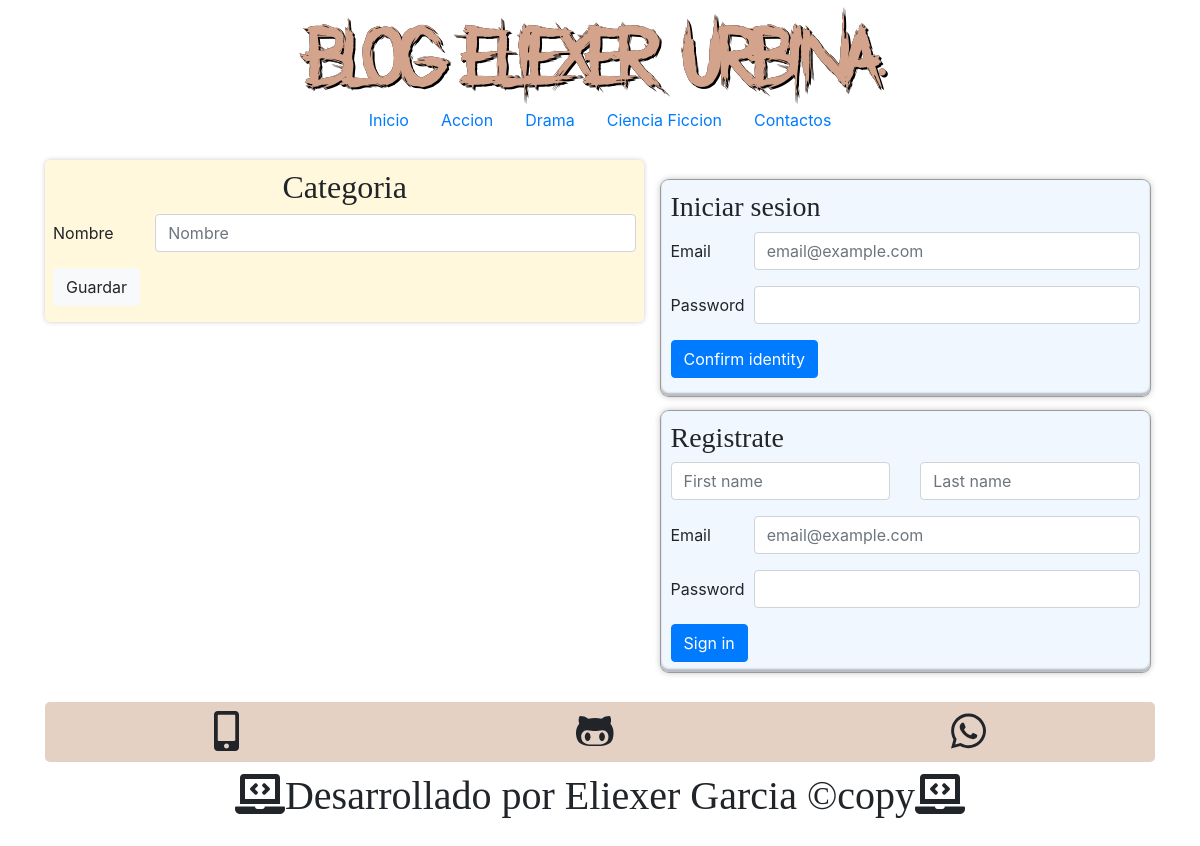
Screenshot of /crearcategory.php with the database file from the repository.
### tables this page shows
CREATE TABLE categorias (
   id          int(255) auto_increment not null,
   nombre      varchar(100) not null,
   CONSTRAINT pk_categorias PRIMARY KEY (id)
   );

### include/helper.php (called while the page is built, shortened)
<?php
function conseguirCategorias($conectar){
	$sql = "SELECT * FROM categorias ORDER BY id ASC;";
	$categorias = mysqli_query($conectar, $sql);
	$resultado = array();
	if($categorias && mysqli_num_rows($categorias) >= 1){
		$resultado = $categorias;
	}
	return $resultado;
}
?>

### include/encabezado.php (the view, shortened to what this page needs)
<?php require_once 'conexion.php'; ?>
<?php  require_once 'helper.php'; ?>
<!DOCTYPE html>
<html lang="en">
<head>
   <link rel="stylesheet" href="inicio.css">
   <link rel="stylesheet" href="https://stackpath.bootstrapcdn.com/bootstrap/4.4.1/css/bootstrap.min.css"
>
</head>
<body>
   <div class="container contenedor">
   <header id="cabecera" class="text-center">
      <h1 class = "logo">
         BLog Eliexer Urbina.
      </h1>
   </header>
   <nav id="menu">
      <ul class="nav justify-content-center">
         <li class="nav-item">
            <a class="nav-link active" href="index.php">Inicio</a>
         </li>
            <?php
					$categorias = conseguirCategorias($con);
					if(!empty($categorias)):
					while($category = mysqli_fetch_assoc($categorias)):
				?>
                  <li class="nav-item">
                     <a class="nav-link" href="categoria.php?id=<?=$category['id']?>">
                     <?=$category['nombre']?>
                     </a>
                  </li>
            <?php
               endwhile;
               endif;
				?>
         <li class="nav-item">
            <a class="nav-link" href="#">Contactos</a>
         </li>
      </ul>
   </nav>
   <div class="contenedor">

### inicio.css (style rules this page uses)
* { padding: 0px; margin: 0px; }
.logo { font-family: "eli"; color: #d4a38c; text-shadow: 0px 0px 0px black, 1px 1px 0px black, 2px 2px 0px black; font-size: 60px; text-decoration: none; }
.contenedor { min-height: auto; margin: 5px auto; margin-top: 20px; margin-bottom: 10px; }

### rows the page displays
categorias: nombre "Accion"
categorias: nombre "Drama"
categorias: nombre "Ciencia Ficcion"
